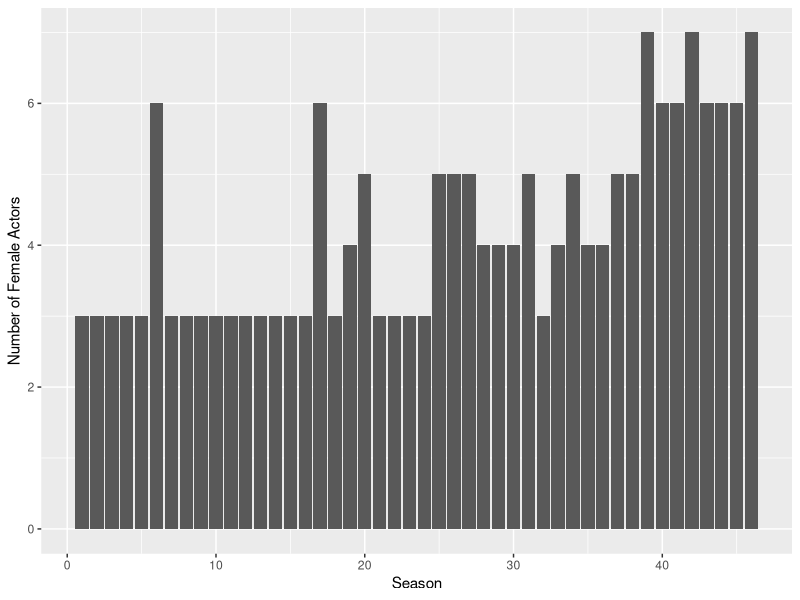
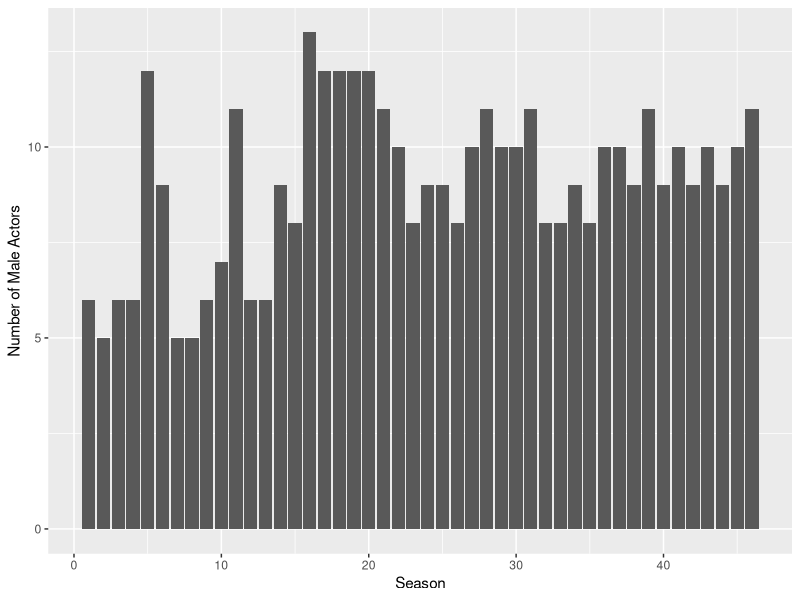

Write the R code that produced these figures, in order. (Note: this script raises an error after producing the figures.)
## ---- chunk 1
#| label: setup
#| warning: false
#| message: false

library(tidyverse)
library(ggplot2)
library(purrr)
library(readxl)
library(dplyr)

knitr::opts_chunk$set(echo = TRUE, warning=FALSE, message=FALSE)
## ---- chunk 2
library(readxl)

# read all the csv files separately
actors <- read_csv('_data/snl_actors.csv')
casts <- read_csv('_data/snl_casts.csv')
seasons <- read_csv('_data/snl_seasons.csv')

head(actors)
head(casts)
head(seasons)
## ---- chunk 3
# join sheets by `aid` and `sid`
joined_data <- actors %>%
    left_join(casts, by = 'aid') %>%
    left_join(seasons, by = 'sid')

# get rid of unwanted columns
joined_data <- joined_data[ , -which(names(joined_data) %in% c("first_epid.x", "first_epid.y", "last_epid.x", "last_epid.y"))]

## ---- chunk 4
library(ggplot2)

# Filter the data to only include female actors
female_actors <- filter(joined_data, gender == "female")

# Group the data by season (sid) and count the number of actors in each season
female_actors_per_season <- count(female_actors, sid)

# Plot the number of female actors per season
ggplot(female_actors_per_season, aes(x = sid, y = n)) +
  geom_bar(stat = "identity") +
  xlab("Season") +
  ylab("Number of Female Actors")


male_actors <- filter(joined_data, gender == "male")
male_actors_per_season <- count(male_actors, sid)

ggplot(male_actors_per_season, aes(x = sid, y = n)) +
  geom_bar(stat = "identity") +
  xlab("Season") +
  ylab("Number of Male Actors")


# Group the data by season (sid) and count the number of actors of each gender in each season
actors_per_season <- count(joined_data, sid, gender)

# Plot the proportion of male and female actors in each season
ggplot(actors_per_season, aes(x = sid, y = n, fill = gender)) +
  geom_bar(stat = "identity") +
  xlab("Season") +
  ylab("Number of Actors") +
  ggtitle("Proportion of Male and Female Actors in Each Season") +
  scale_fill_manual(values = c("#0072B2", "#D55E00", "#E69F00"), name = "Gender") +
  theme(legend.position = "bottom")

